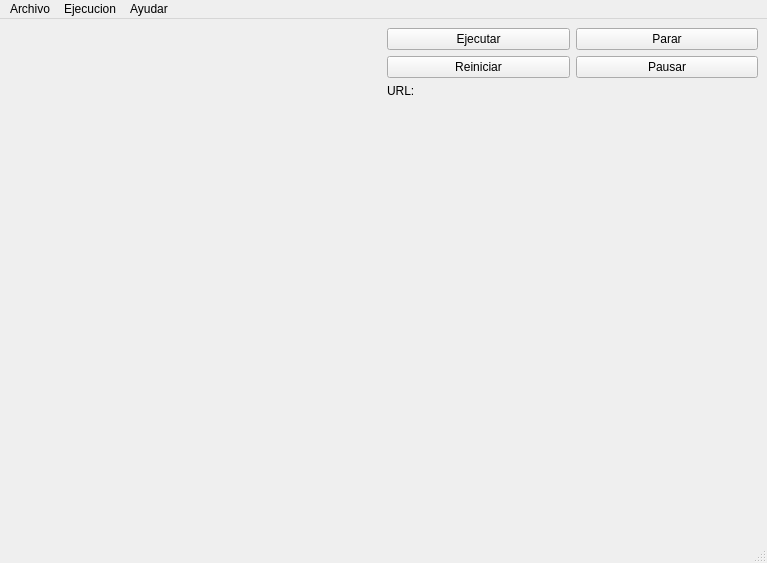
<?xml version="1.0" encoding="UTF-8"?>
<ui version="4.0">
 <class>MainWindow</class>
 <widget class="QMainWindow" name="MainWindow">
  <property name="geometry">
   <rect>
    <x>0</x>
    <y>0</y>
    <width>767</width>
    <height>563</height>
   </rect>
  </property>
  <property name="windowTitle">
   <string>MainWindow</string>
  </property>
  <widget class="QWidget" name="centralwidget">
   <layout class="QHBoxLayout" name="horizontalLayout">
    <item>
     <layout class="QHBoxLayout" name="horizontalLayout_2">
      <item>
       <layout class="QHBoxLayout" name="horizontalLayout_3">
        <item>
         <widget class="QStackedWidget" name="escenarioPilas">
          <property name="minimumSize">
           <size>
            <width>320</width>
            <height>240</height>
           </size>
          </property>
         </widget>
        </item>
       </layout>
      </item>
      <item>
       <layout class="QVBoxLayout" name="verticalLayout">
        <item>
         <layout class="QGridLayout" name="gridLayout">
          <item row="2" column="0">
           <widget class="QPushButton" name="reiniciarBtn">
            <property name="text">
             <string>Reiniciar</string>
            </property>
            <property name="icon">
             <iconset>
              <normaloff>img/restargreen.png</normaloff>img/restargreen.png</iconset>
            </property>
           </widget>
          </item>
          <item row="0" column="0">
           <widget class="QPushButton" name="ejecutarBtn">
            <property name="text">
             <string>Ejecutar</string>
            </property>
            <property name="icon">
             <iconset>
              <normaloff>img/play.png</normaloff>img/play.png</iconset>
            </property>
           </widget>
          </item>
          <item row="0" column="1">
           <widget class="QPushButton" name="pararBtn">
            <property name="text">
             <string>Parar</string>
            </property>
            <property name="icon">
             <iconset>
              <normaloff>img/stopred.png</normaloff>img/stopred.png</iconset>
            </property>
           </widget>
          </item>
          <item row="2" column="1">
           <widget class="QPushButton" name="pausarBtn">
            <property name="text">
             <string>Pausar</string>
            </property>
            <property name="icon">
             <iconset>
              <normaloff>img/pause.png</normaloff>img/pause.png</iconset>
            </property>
           </widget>
          </item>
         </layout>
        </item>
        <item>
         <layout class="QHBoxLayout" name="horizontalLayout_5">
          <item>
           <widget class="QLabel" name="lblFileName">
            <property name="text">
             <string>URL:</string>
            </property>
           </widget>
          </item>
         </layout>
        </item>
        <item>
         <layout class="QHBoxLayout" name="horizontalLayout_4">
          <item>
           <widget class="QStackedWidget" name="codeAreaPilas"/>
          </item>
         </layout>
        </item>
       </layout>
      </item>
     </layout>
    </item>
   </layout>
  </widget>
  <widget class="QMenuBar" name="menubar">
   <property name="geometry">
    <rect>
     <x>0</x>
     <y>0</y>
     <width>767</width>
     <height>23</height>
    </rect>
   </property>
   <widget class="QMenu" name="menuArchivo">
    <property name="title">
     <string>Archivo</string>
    </property>
    <addaction name="actionSalir2"/>
   </widget>
   <widget class="QMenu" name="menuEjecucion">
    <property name="title">
     <string>Ejecucion</string>
    </property>
    <addaction name="actionEjecutar"/>
    <addaction name="separator"/>
    <addaction name="actionParar"/>
    <addaction name="actionPausar"/>
    <addaction name="actionReiniciar"/>
    <addaction name="separator"/>
    <addaction name="actionEjecutarLento"/>
    <addaction name="actionEjecutarRapido"/>
   </widget>
   <widget class="QMenu" name="menuAyudar">
    <property name="title">
     <string>Ayudar</string>
    </property>
    <addaction name="actionManual"/>
    <addaction name="actionWww"/>
    <addaction name="separator"/>
    <addaction name="actionSalir"/>
   </widget>
   <addaction name="menuArchivo"/>
   <addaction name="menuEjecucion"/>
   <addaction name="menuAyudar"/>
  </widget>
  <widget class="QStatusBar" name="statusbar"/>
  <action name="actionAbrir">
   <property name="text">
    <string>Abrir</string>
   </property>
   <property name="shortcut">
    <string>Ctrl+O</string>
   </property>
  </action>
  <action name="actionGuardar">
   <property name="text">
    <string>Guardar</string>
   </property>
   <property name="shortcut">
    <string>Ctrl+S</string>
   </property>
  </action>
  <action name="actionGuardarComo">
   <property name="text">
    <string>Guardar Como</string>
   </property>
   <property name="shortcut">
    <string>Ctrl+Shift+S</string>
   </property>
  </action>
  <action name="actionSalir2">
   <property name="text">
    <string>Salir</string>
   </property>
   <property name="shortcut">
    <string>Ctrl+Q</string>
   </property>
  </action>
  <action name="actionCortar">
   <property name="text">
    <string>Cortar</string>
   </property>
   <property name="shortcut">
    <string>Ctrl+C</string>
   </property>
  </action>
  <action name="actionCopiar">
   <property name="text">
    <string>Copiar</string>
   </property>
   <property name="shortcut">
    <string>Ctrl+X</string>
   </property>
  </action>
  <action name="actionPegar">
   <property name="text">
    <string>Pegar</string>
   </property>
   <property name="shortcut">
    <string>Ctrl+V</string>
   </property>
  </action>
  <action name="actionDeshacer">
   <property name="text">
    <string>Deshacer</string>
   </property>
   <property name="shortcut">
    <string>Ctrl+Z</string>
   </property>
  </action>
  <action name="actionRehacer">
   <property name="text">
    <string>Rehacer</string>
   </property>
   <property name="shortcut">
    <string>Ctrl+Y</string>
   </property>
  </action>
  <action name="actionLimpiarAreaDeCodigo">
   <property name="text">
    <string>Limpiar area de codigo</string>
   </property>
  </action>
  <action name="actionEjecutar">
   <property name="text">
    <string>Ejecutar</string>
   </property>
   <property name="shortcut">
    <string>Ctrl+E</string>
   </property>
  </action>
  <action name="actionParar">
   <property name="text">
    <string>Parar</string>
   </property>
   <property name="shortcut">
    <string>Ctrl+L</string>
   </property>
  </action>
  <action name="actionPausar">
   <property name="text">
    <string>Pausar</string>
   </property>
   <property name="shortcut">
    <string>Ctrl+P</string>
   </property>
  </action>
  <action name="actionReiniciar">
   <property name="text">
    <string>Reiniciar</string>
   </property>
   <property name="shortcut">
    <string>Ctrl+R</string>
   </property>
  </action>
  <action name="actionEjecutarLento">
   <property name="text">
    <string>Ejecutar Lento</string>
   </property>
  </action>
  <action name="actionEjecutarRapido">
   <property name="text">
    <string>Ejecutar Rapido</string>
   </property>
  </action>
  <action name="actionManual">
   <property name="text">
    <string>Manual</string>
   </property>
   <property name="shortcut">
    <string>Ctrl+H</string>
   </property>
  </action>
  <action name="actionWww">
   <property name="text">
    <string>www.</string>
   </property>
   <property name="shortcut">
    <string>Ctrl+W</string>
   </property>
  </action>
  <action name="actionSalir">
   <property name="text">
    <string>Salir</string>
   </property>
  </action>
  <action name="actionCtrol_O">
   <property name="text">
    <string>Ctrol+O</string>
   </property>
  </action>
  <action name="epa">
   <property name="text">
    <string>Nuevo</string>
   </property>
  </action>
  <action name="actionNuevo">
   <property name="text">
    <string>Nuevo</string>
   </property>
   <property name="shortcut">
    <string>Ctrl+N</string>
   </property>
   <property name="shortcutContext">
    <enum>Qt::WindowShortcut</enum>
   </property>
  </action>
  <action name="actionExportarComoHtml">
   <property name="text">
    <string>Exportar como HTML</string>
   </property>
  </action>
  <action name="actionImportarHtml">
   <property name="text">
    <string>Importar HTML</string>
   </property>
  </action>
 </widget>
 <resources/>
 <connections/>
</ui>
